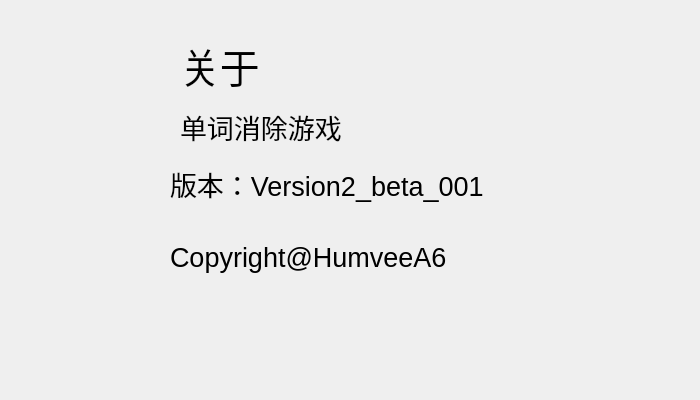
<?xml version="1.0" encoding="UTF-8"?>
<ui version="4.0">
 <class>About</class>
 <widget class="QWidget" name="About">
  <property name="geometry">
   <rect>
    <x>0</x>
    <y>0</y>
    <width>700</width>
    <height>400</height>
   </rect>
  </property>
  <property name="minimumSize">
   <size>
    <width>700</width>
    <height>400</height>
   </size>
  </property>
  <property name="maximumSize">
   <size>
    <width>700</width>
    <height>400</height>
   </size>
  </property>
  <property name="windowTitle">
   <string>Form</string>
  </property>
  <widget class="QWidget" name="widget" native="true">
   <property name="geometry">
    <rect>
     <x>170</x>
     <y>150</y>
     <width>331</width>
     <height>141</height>
    </rect>
   </property>
   <layout class="QVBoxLayout" name="verticalLayout">
    <item>
     <widget class="QLabel" name="label_2">
      <property name="font">
       <font>
        <pointsize>20</pointsize>
       </font>
      </property>
      <property name="text">
       <string>版本：Version2_beta_001</string>
      </property>
     </widget>
    </item>
    <item>
     <widget class="QLabel" name="label_3">
      <property name="font">
       <font>
        <pointsize>20</pointsize>
       </font>
      </property>
      <property name="text">
       <string>Copyright@HumveeA6</string>
      </property>
     </widget>
    </item>
   </layout>
  </widget>
  <widget class="QLabel" name="label_4">
   <property name="geometry">
    <rect>
     <x>180</x>
     <y>40</y>
     <width>121</width>
     <height>51</height>
    </rect>
   </property>
   <property name="font">
    <font>
     <pointsize>30</pointsize>
    </font>
   </property>
   <property name="text">
    <string>关于</string>
   </property>
  </widget>
  <widget class="QLabel" name="label">
   <property name="geometry">
    <rect>
     <x>180</x>
     <y>110</y>
     <width>307</width>
     <height>34</height>
    </rect>
   </property>
   <property name="font">
    <font>
     <pointsize>20</pointsize>
    </font>
   </property>
   <property name="text">
    <string>单词消除游戏</string>
   </property>
  </widget>
 </widget>
 <resources/>
 <connections/>
</ui>
